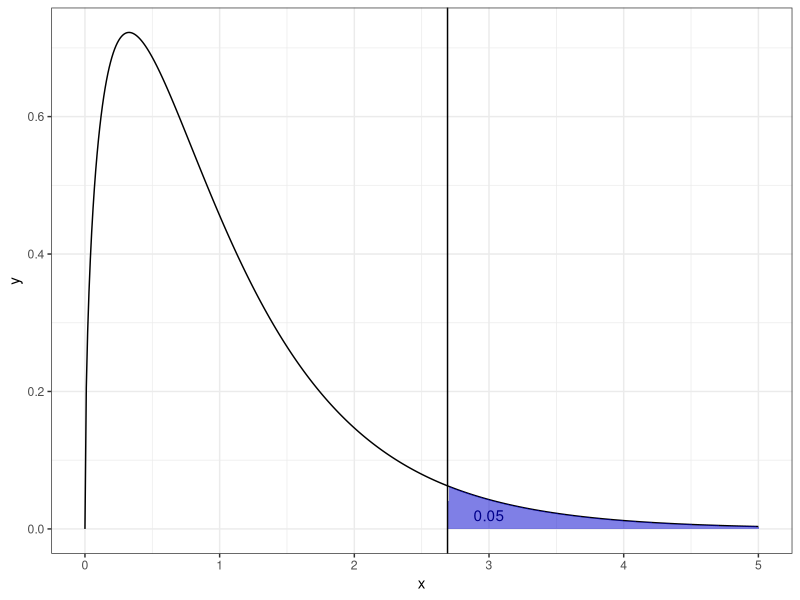

Recreate this plot in R.
library(tidyverse)
theme_set(theme_bw())

tibble(x = seq(0, 5, .01),
       y = df(x, df1 = 3, df2 = 104)) -> f_quantile

f_quantile %>% 
  ggplot(aes(x, y)) +
  geom_line() +
  geom_area(data = f_quantile %>% filter(x > qf(.95, df1 = 3, df2 = 104)),
            fill = "blue3", alpha = .5) +
  geom_vline(xintercept = qf(.95, df1 = 3, df2 = 104)) +
  annotate(geom = "text", label = "0.05",
           x = 3, y = .02, color = "darkblue")
